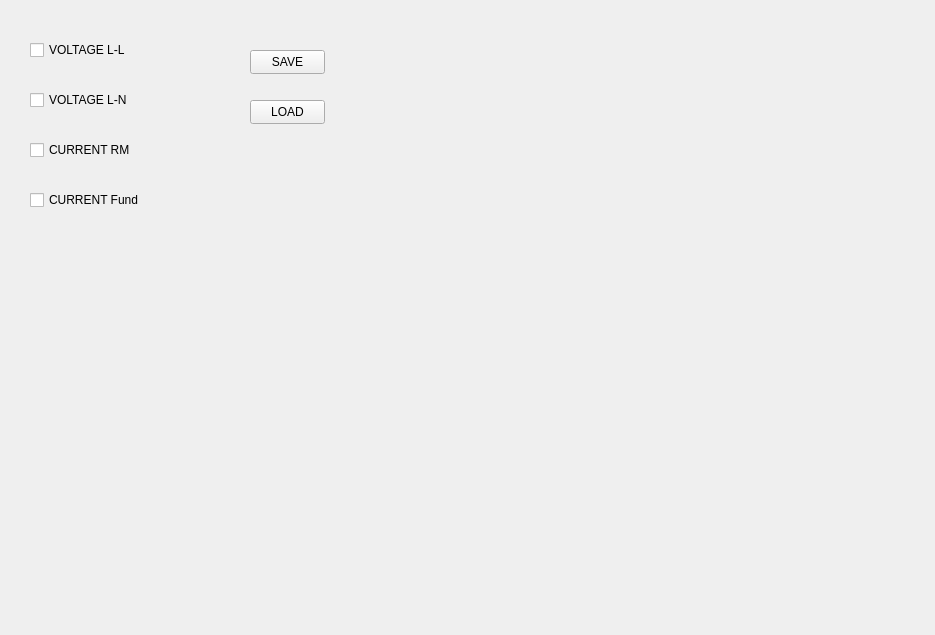
<?xml version="1.0" encoding="UTF-8"?>
<ui version="4.0">
 <class>OCR_SETTING</class>
 <widget class="QWidget" name="OCR_SETTING">
  <property name="geometry">
   <rect>
    <x>0</x>
    <y>0</y>
    <width>935</width>
    <height>635</height>
   </rect>
  </property>
  <property name="windowTitle">
   <string>Form</string>
  </property>
  <widget class="QPushButton" name="btn_save">
   <property name="geometry">
    <rect>
     <x>250</x>
     <y>50</y>
     <width>75</width>
     <height>24</height>
    </rect>
   </property>
   <property name="text">
    <string>SAVE</string>
   </property>
  </widget>
  <widget class="QPushButton" name="btn_load">
   <property name="geometry">
    <rect>
     <x>250</x>
     <y>100</y>
     <width>75</width>
     <height>24</height>
    </rect>
   </property>
   <property name="text">
    <string>LOAD</string>
   </property>
  </widget>
  <widget class="QCheckBox" name="check_box_1">
   <property name="geometry">
    <rect>
     <x>30</x>
     <y>40</y>
     <width>100</width>
     <height>20</height>
    </rect>
   </property>
   <property name="text">
    <string>VOLTAGE L-L</string>
   </property>
  </widget>
  <widget class="QCheckBox" name="check_box_2">
   <property name="geometry">
    <rect>
     <x>30</x>
     <y>90</y>
     <width>100</width>
     <height>20</height>
    </rect>
   </property>
   <property name="text">
    <string>VOLTAGE L-N</string>
   </property>
  </widget>
  <widget class="QCheckBox" name="check_box_3">
   <property name="geometry">
    <rect>
     <x>30</x>
     <y>140</y>
     <width>100</width>
     <height>20</height>
    </rect>
   </property>
   <property name="text">
    <string>CURRENT RMS</string>
   </property>
  </widget>
  <widget class="QCheckBox" name="check_box_4">
   <property name="geometry">
    <rect>
     <x>30</x>
     <y>190</y>
     <width>110</width>
     <height>20</height>
    </rect>
   </property>
   <property name="text">
    <string>CURRENT Fund.</string>
   </property>
  </widget>
 </widget>
 <resources/>
 <connections/>
</ui>
